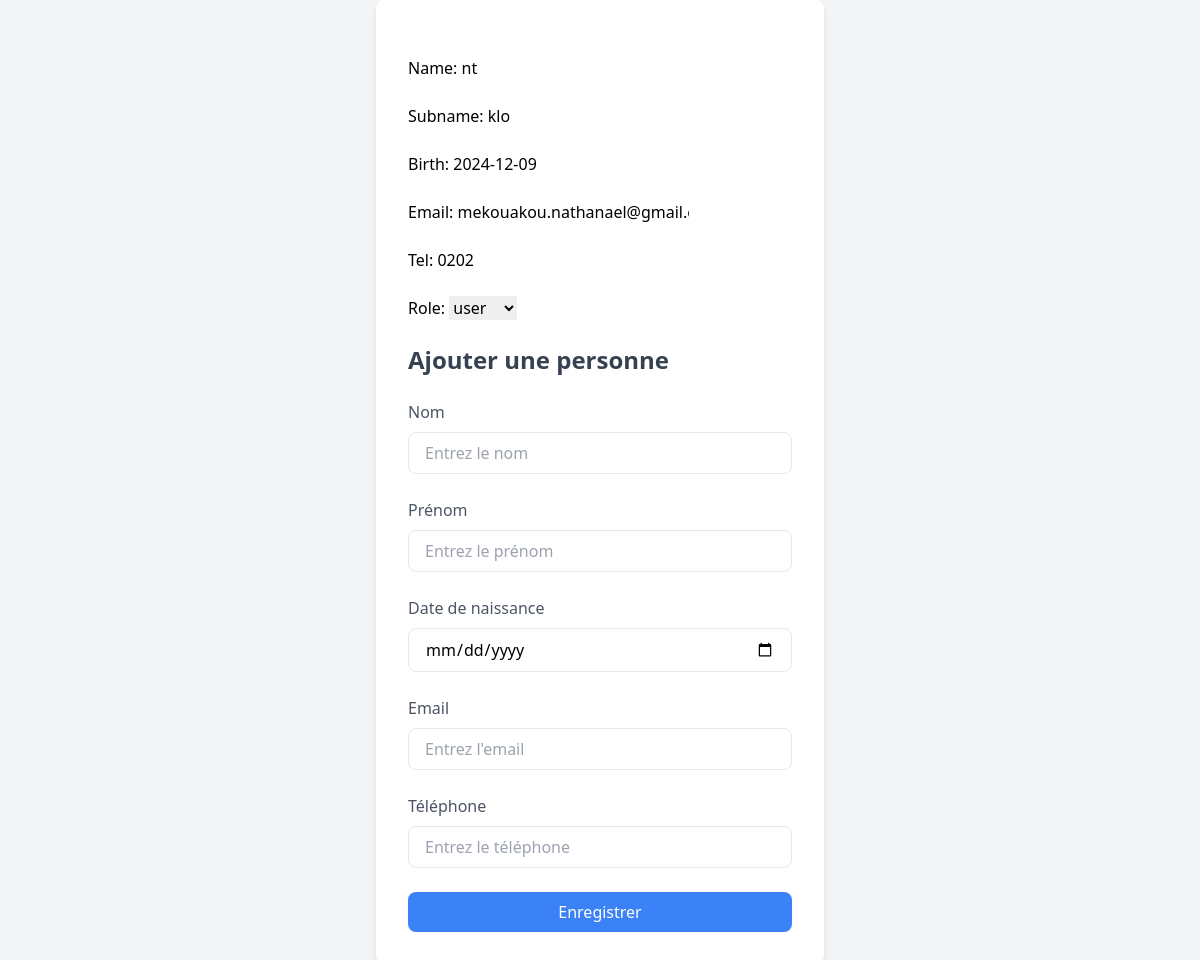
The page /update/1 on the database as committed earlier.
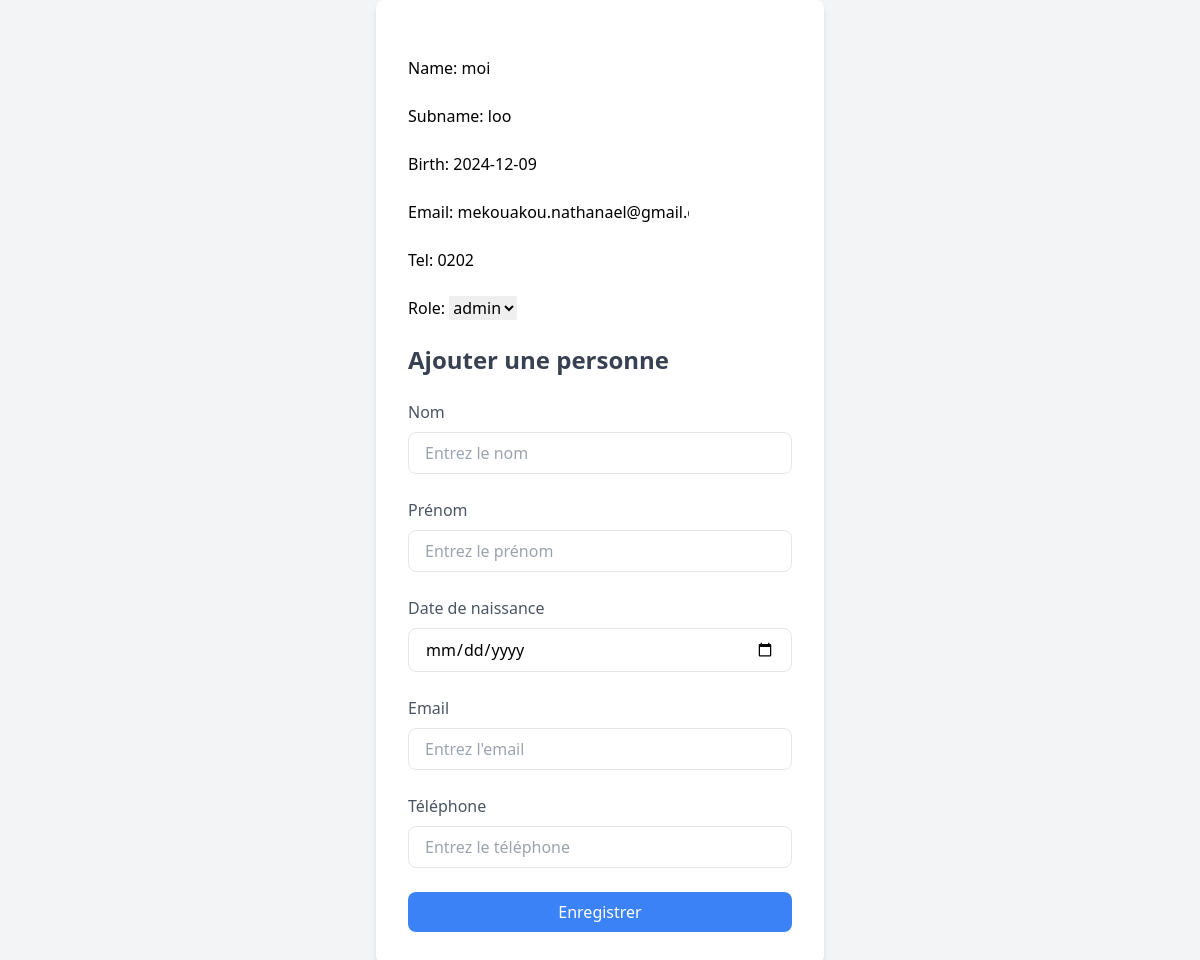
The same page on the database as committed later.
### test_app/models.py (models this page shows, shortened)
class Personne(models.Model):
    name = models.CharField(max_length=50)
    subname = models.CharField(max_length=50)
    birth = models.DateField()  # Utilisation d'un champ DateField pour la date de naissance
    email = models.EmailField()
    tel = models.CharField(max_length=10)  # Peut aussi être remplacé par un PhoneNumberField si besoin
    ROLE = (('admin', 'admin'), ('user', 'user'))
    role = models.CharField(max_length=10, choices=ROLE)

### test_app/views.py (the view)
# urls.py: path('update/<int:pk>', views.update, name='update'),
def update(request,pk):
    person=Personne.objects.get(id=pk)
    form=PersonneForm(instance=person)
    if request.method=='POST':
        form=PersonneForm(request.POST, instance=person)
        if form.is_valid():
            form.save()
            return redirect('/')
    context={
            'form':form
    }
    return render(request, 'register.html', context)

### test_app/forms.py
class PersonneForm(ModelForm):
    class Meta:
        model = Personne
        fields = ['name', 'subname', 'birth', 'email', 'tel', 'role']

### templates/register.html (shortened to what this page needs)
<!DOCTYPE html>
<html lang="fr">
<head>
    <script src="https://cdn.tailwindcss.com"></script>
</head>
{% block content %}
<body class="bg-gray-100 flex items-center justify-center min-h-screen">
    <form class="bg-white p-8 rounded-lg shadow-md w-full max-w-md space-y-6" method="POST">
      {{ form }}
        <h2 class="text-2xl font-bold text-gray-700">Ajouter une personne</h2>
        <div>
            <label for="name" class="block text-gray-600">Nom</label>
            <input type="text" id="name" class="w-full px-4 py-2 mt-2 border rounded-lg focus:outline-none focus:ring-2 focus:ring-blue-500" placeholder="Entrez le nom">
        </div>
        <div>
            <label for="subname" class="block text-gray-600">Prénom</label>
            <input type="text" id="subname" class="w-full px-4 py-2 mt-2 border rounded-lg focus:outline-none focus:ring-2 focus:ring-blue-500" placeholder="Entrez le prénom">
        </div>
        <div>
            <label for="birth" class="block text-gray-600">Date de naissance</label>
            <input type="date" id="birth" class="w-full px-4 py-2 mt-2 border rounded-lg focus:outline-none focus:ring-2 focus:ring-blue-500">
        </div>
        <div>
            <label for="email" class="block text-gray-600">Email</label>
            <input type="email" id="email" class="w-full px-4 py-2 mt-2 border rounded-lg focus:outline-none focus:ring-2 focus:ring-blue-500" placeholder="Entrez l'email">
        </div>
        <div>
            <label for="tel" class="block text-gray-600">Téléphone</label>
            <input type="tel" id="tel" class="w-full px-4 py-2 mt-2 border rounded-lg focus:outline-none focus:ring-2 focus:ring-blue-500" placeholder="Entrez le téléphone">
        </div>
        <button type="submit" class="w-full py-2 px-4 bg-blue-500 text-white rounded-lg hover:bg-blue-600 focus:outline-none focus:ring-2 focus:ring-blue-500 focus:ring-offset-2">Enregistrer</button>
    </form>
    {% endblock %}
</body>
</html>

Rows that differ between the two databases and show on the page:
changed Personne "mekouakou.nathanael@gmail.com": name "nt" → "moi"; subname "klo" → "loo"; role "user" → "admin"
